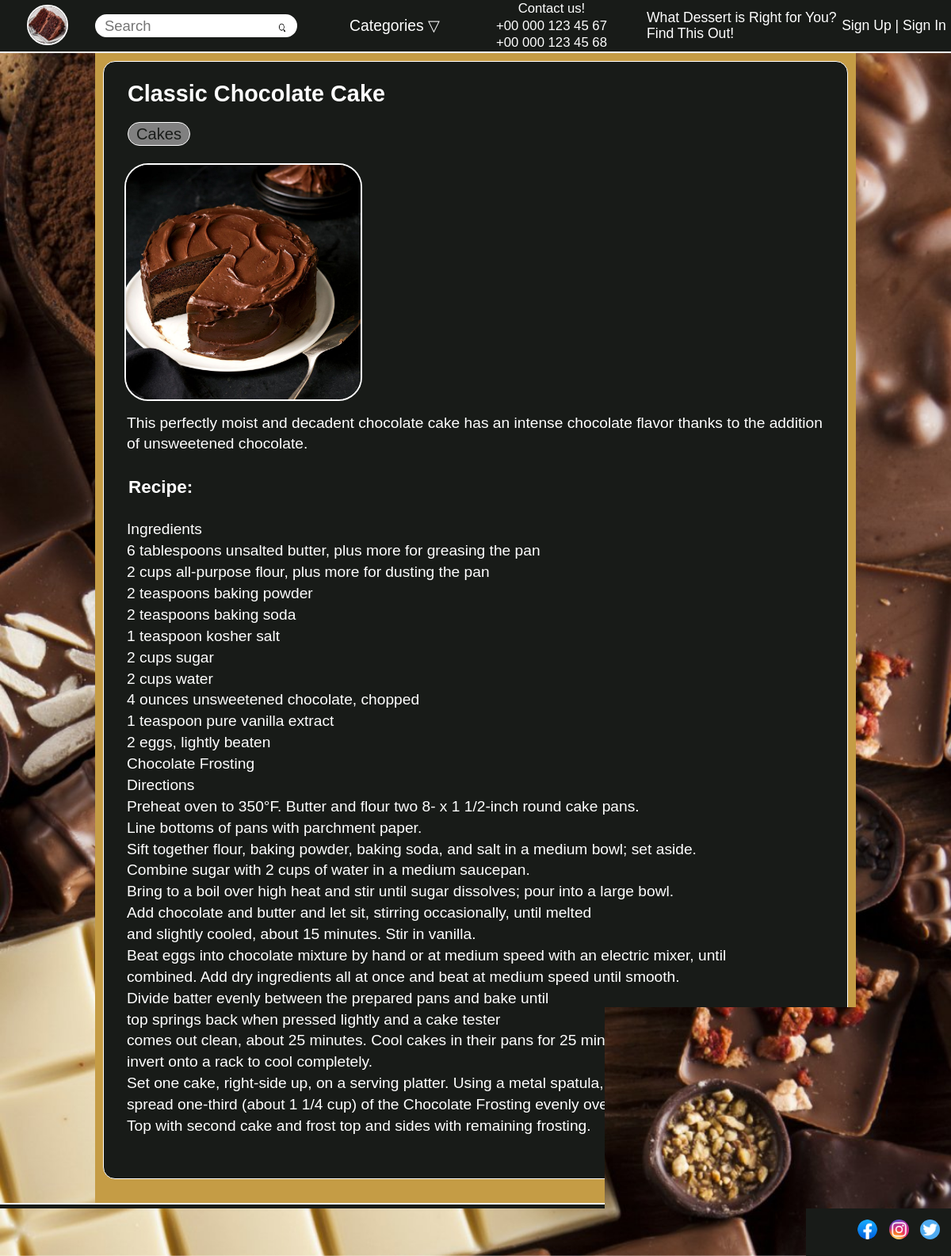
/recipe/classic-chocolate-cake/, run on the app's committed database.
### recipes/models.py (models this page shows, shortened)
class Recipes(models.Model):
    title = models.CharField(max_length=255)
    slug = models.SlugField(max_length=255, unique=True, db_index=True)
    description = models.TextField()
    recipe = models.TextField()
    photo = models.ImageField(upload_to='photos/%Y/%m/%d/')
    time_create = models.TimeField(auto_now_add=True)
    time_update = models.TimeField(auto_now=True)
    is_published = models.BooleanField(default=True)
    cat = models.ManyToManyField(Category,)
    class Meta:
        verbose_name = 'Recipes'
        verbose_name_plural = 'Recipes'
        ordering = ['title', 'time_create']

class Category(models.Model):
    name = models.CharField(max_length=255)
    slug = models.SlugField(max_length=255, unique=True, db_index=True)
    def get_absolute_url(self):
        return reverse('show_category', kwargs={'cat_slug': self.slug})
    class Meta:
        verbose_name = 'Category'
        verbose_name_plural = 'Categories'
        ordering = ['id', 'name']

### recipes/views.py (the view)
# urls.py: path('recipe/<slug:rec_slug>/', ShowRecipe.as_view(), name='show_recipe'),
class ShowRecipe(DataMixin, DetailView):
    model = Recipes
    template_name = 'recipes/recipe.html'
    context_object_name = 'recipe'
    slug_url_kwarg = 'rec_slug'
    def get_context_data(self, *, object_list=None, **kwargs):
        context = super().get_context_data(**kwargs)
        c_def = self.get_user_context()
        return dict(list(c_def.items()) + list(context.items()))

### recipes/templatetags/tags.py (called while the page is built)
@register.simple_tag()
def category():
    return Category.objects.all()

### recipes/utils.py (called while the page is built)
    def get_user_context(self, **kwargs):
        context = kwargs
        context['menu'] = menu
        return context

### recipes/templates/recipes/recipe.html
{% extends 'recipes/base.html' %}
{% block content %}
<div class="recipe-container">
  <h2 class="recipe-title">
    {{ recipe.title }}
  </h2>
  {% for category in recipe.cat.all %}
  <div class="recipe-categories">
    <a href="{{ category.get_absolute_url }}">{{ category.name }}</a>
  </div>
  {% endfor %}
    <div class="recipe-image">
      {% if recipe.photo %}
      <img src="{{ recipe.photo.url }}" height="300">
      {% endif %}
    </div>
    <div class="recipe-text">
      <div>{{ recipe.description|linebreaks }}</div>
      <h3>Recipe:</h3>
      <p>{{ recipe.recipe|linebreaks }}</p>
    </div>
</div>
{% endblock %}

### recipes/static/recipes/css/index.css (style rules this page uses)
*, *::before, *::after { padding: 0; margin: 0; border: 0; box-sizing: border-box; }
.paginator ul, a { color: rgb(24, 27, 24); text-decoration: none; list-style: none; }
.recipe-container { padding: 10px 15px 25px 20px; background-color: rgb(24, 27, 24); min-width: 100%; min-height: 100%; border: 1px solid #fff; border-radius: 15px; cursor: default; font-size: 115%; line-height: 1.4; }
.recipe-categories { background-color: grey; border-radius: 20px; border: 1px solid #fff; padding: 0px 10px 28px 10px; margin: 5px 5px 10px 10px; overflow: hidden; max-width: fit-content; max-height: 15px; font-size: 120%; float: left; }
.recipe-title { margin: 10px; }
.recipe-image { max-width: 300px; max-height: 300px; clear: both; }
.recipe-image img { max-width: 300px; max-height: 300px; border: 1px solid #fff; border-radius: 10%; margin: 4% 2%; }
.recipe-text { margin: 3% 1%; }
.recipe-text h3 { margin: 1% 0; padding: 1rem 2px; }
@media (max-width: 1600px) { .recipe-container { font-size: 120%; } }
@media (max-width: 1600px) { .recipe-categories { font-size: 115%; } }
@media (max-width: 1350px) { .recipe-categories { font-size: 105%; } }
@media (max-width: 1300px) { .recipe-image img { border: 2px solid #FFF; } }

### data on the page
Recipes: title "Classic Chocolate Cake", photo (picture), description "This perfectly moist and decadent chocolate cake has an intense chocolate flavor thanks to the addition of unsweetened chocolate.", recipe "Ingredients 6 tablespoons unsalted butter, plus more for greasing the pan 2 cups all-purpose flour, plus more for dusting the pan 2 teaspoons baking powder 2 teaspoons baking soda 1 teaspoon kosher salt 2 cups sugar 2 cups water 4 ounces unsweetened chocolate, chopped 1 teaspoon pure vanilla extract 2 eggs, lightly beaten Chocolate Frosting Directions Preheat oven to 350°F. Butter and flour two 8- x 1 1/2-inch round cake pans. Line bottoms of pans with parchment paper. Sift together flour, baking powder, baking soda, and salt in a medium bowl; set aside. Combine sugar with 2 cups of water in a medium saucepan. Bring to a boil over high heat and stir until sugar dissolves; pour into a large…"
Category: name "Cakes"
